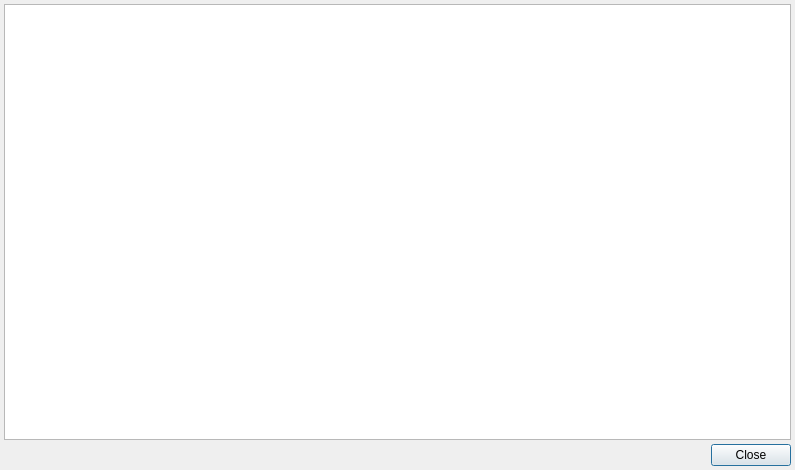
<?xml version="1.0" encoding="UTF-8"?>
<ui version="4.0">
 <class>TreatmentAppointmentEditor</class>
 <widget class="QDialog" name="TreatmentAppointmentEditor">
  <property name="geometry">
   <rect>
    <x>0</x>
    <y>0</y>
    <width>795</width>
    <height>470</height>
   </rect>
  </property>
  <property name="windowTitle">
   <string>Dialog</string>
  </property>
  <layout class="QGridLayout" name="gridLayout">
   <property name="margin">
    <number>4</number>
   </property>
   <property name="spacing">
    <number>4</number>
   </property>
   <item row="0" column="0">
    <widget class="CTreatmentAppointmentTableView" name="tblTreatmentAppointmentList">
     <property name="selectionBehavior">
      <enum>QAbstractItemView::SelectRows</enum>
     </property>
    </widget>
   </item>
   <item row="1" column="0">
    <widget class="QDialogButtonBox" name="buttonBox">
     <property name="orientation">
      <enum>Qt::Horizontal</enum>
     </property>
     <property name="standardButtons">
      <set>QDialogButtonBox::Close</set>
     </property>
    </widget>
   </item>
  </layout>
 </widget>
 <customwidgets>
  <customwidget>
   <class>CTreatmentAppointmentTableView</class>
   <extends>QTableView</extends>
   <header>Resources/TreatmentAppointmentTableView.h</header>
  </customwidget>
 </customwidgets>
 <resources/>
 <connections>
  <connection>
   <sender>buttonBox</sender>
   <signal>accepted()</signal>
   <receiver>TreatmentAppointmentEditor</receiver>
   <slot>accept()</slot>
   <hints>
    <hint type="sourcelabel">
     <x>248</x>
     <y>254</y>
    </hint>
    <hint type="destinationlabel">
     <x>157</x>
     <y>274</y>
    </hint>
   </hints>
  </connection>
  <connection>
   <sender>buttonBox</sender>
   <signal>rejected()</signal>
   <receiver>TreatmentAppointmentEditor</receiver>
   <slot>reject()</slot>
   <hints>
    <hint type="sourcelabel">
     <x>316</x>
     <y>260</y>
    </hint>
    <hint type="destinationlabel">
     <x>286</x>
     <y>274</y>
    </hint>
   </hints>
  </connection>
 </connections>
</ui>
